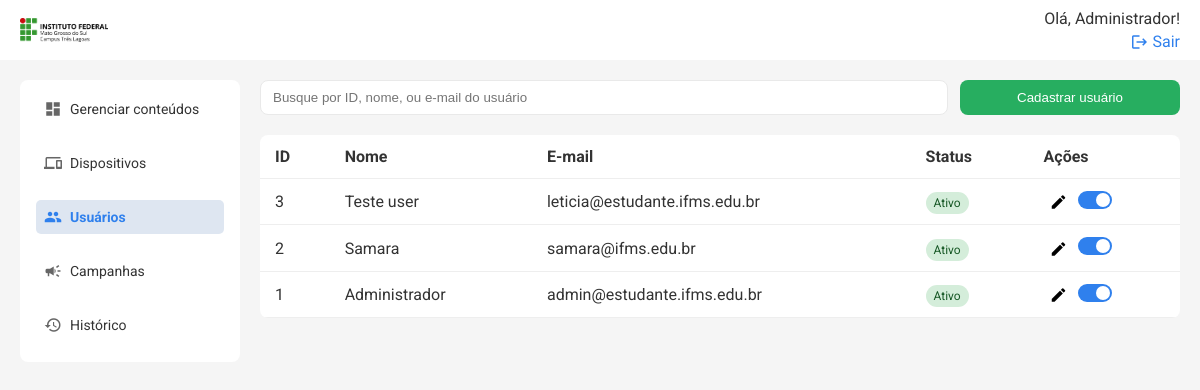
The page /api/users/list (signed in) on the database as committed earlier.
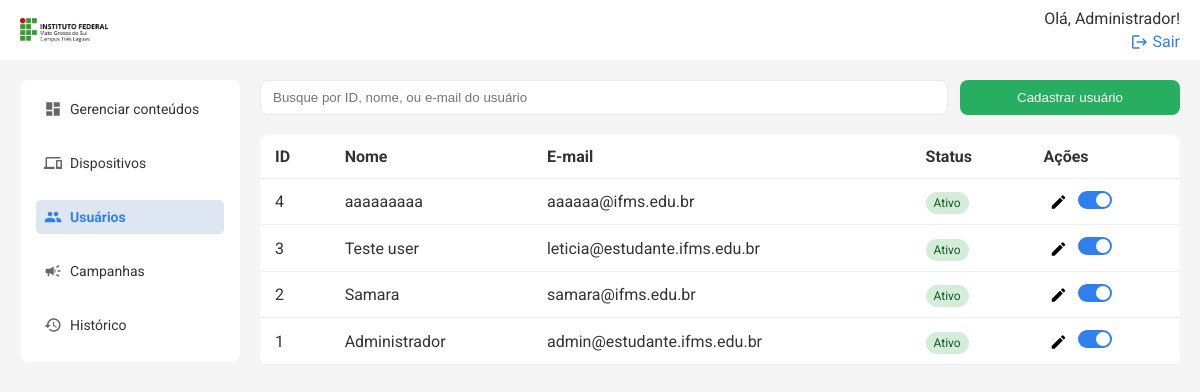
The same page on the database as committed later.
### models.py (models this page shows)
class User(db.Model):
    id = db.Column(db.Integer, primary_key=True)
    name = db.Column(db.String(50), nullable=False)
    email = db.Column(db.String(120), nullable=False, unique=True)
    status = db.Column(db.String(10), nullable=False, default='Ativo')
    senha = db.Column(db.String(100), nullable=False)
    logUser = db.relationship('Log', backref=db.backref('user'))
    is_admin = db.Column(db.Boolean, default=False)
    @property
    def is_active(self):
        return self.status == 'Ativo'

### routes/users.py (the view)
@users_bp.route('/list', methods=['GET'])
@login_required
@admin_required
def listar_usuarios():
    users = User.query.order_by(User.id.desc()).all()
    return render_template('usuarios.html', users=users, current_user_id=session.get('user_id'))

### templates/usuarios.html (shortened to what this page needs)
{% extends 'base.html' %} {% block title %}Usuários{% endblock %} {% block
content %}
<div class="search-cta">
    <input
        type="text"
        placeholder="Busque por ID, nome, ou e-mail do usuário"
        class="search"
        id="buscaUsuarios"
    />
    <button class="btn" onclick="openModal()">Cadastrar usuário</button>
</div>
<table class="table">
    <thead>
        <tr>
            <th>ID</th>
            <th>Nome</th>
            <th>E-mail</th>
            <th>Status</th>
            <th>Ações</th>
        </tr>
    </thead>
    <tbody id="userTableBody">
        {% for user in users %}
        <tr>
            <td>{{ user.id }}</td>
            <td>{{ user.name }}</td>
            <td>{{ user.email }}</td>
            <td>
                <span
                    class="status {{ 'ativo' if user.is_active else 'inativo' }}"
                >
                    {{ 'Ativo' if user.is_active else 'Inativo' }}
                </span>
            </td>
            <td>
                <button
                    class="edit"
                    title="Editar usuário"
                    onclick="editUser('{{ user.id }}')"
                >
                    <span class="material-icons">edit</span>
                </button>
                <label class="switch" title="Ativar/Inativar usuário">
                    <span class="slider"></span>
                </label>
            </td>
        </tr>
        {% endfor %}
    </tbody>
</table>
{% endblock %}

### templates/topo.html (shortened to what this page needs)
<header class="topbar">
    <a href="{{ url_for('conteudos.listar_conteudos') }}" class="logo-topo">
        <img
            src="{{ url_for('static', filename='images/logo-ifms-tl.png') }}"
            alt="IFMS Logo"
            style="height: 24px; vertical-align: middle; margin-right: 8px"
        />
    </a>
    <div class="profile">
        {% if session['user_name'] %}
        <span>Olá, {{ session['user_name'] }}!</span>
        <a href="{{ url_for('auth.logout') }}">
            <span class="material-icons">logout</span>
            Sair
        </a>
        {% else %}
        <a href="{{ url_for('auth.login_usuario') }}">Entrar</a>
        {% endif %}
    </div>
</header>

Rows that differ between the two databases and show on the page:
added User: id "4", name "aaaaaaaaa", email "aaaaaa@ifms.edu.br", status "Ativo"
